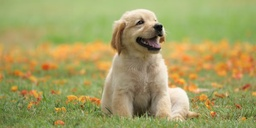
#> input picture Data/Dog.jpg, 256 x 128 px, shrunk from 1200 x 602 before the run
$ jupyter execute experiment-3.ipynb   (Python 2 division)
#> lines starting #> are read from the running program, lines starting #| are printed output that depends on the picture
# Experiment No. 3: Exploring the Median Filter and Its Parameters

**Objective:**
To understand the impact of the median filter in removing salt-and-pepper noise from images using different kernel sizes and stride sizes.

[cell 1]
import numpy as np
import cv2
import matplotlib.pyplot as plt

[cell 2]
# Load Dog image
image = cv2.imread("../Data/Dog.jpg", cv2.IMREAD_GRAYSCALE)
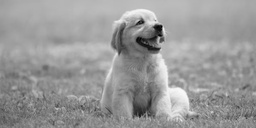
#> image: shape (128, 256); min 0, max 249, mean 153.1
plt.imshow(image, cmap="gray")
plt.title("Original Image")
plt.axis("off")
plt.show()

[cell 3]
# Add Salt and Pepper Noise
def add_salt_pepper_noise(image, probability=0.1):
#> called with probability = 0.5
    noisy = image.copy()
    random_matrix = np.random.rand(*image.shape)
    noisy[random_matrix < probability / 2] = 0
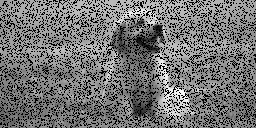
#> noisy: shape (128, 256); min 0, max 249, mean 114.1
    noisy[random_matrix > 1 - (probability / 2)] = 255
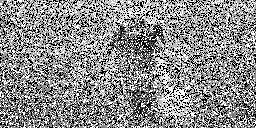
#> noisy: shape (128, 256); min 0, max 255, mean 139.5
    return noisy

noisy_image = add_salt_pepper_noise(image, probability=0.5)

plt.imshow(noisy_image, cmap="gray")
plt.title("Noisy Image")
plt.axis("off")
plt.show()

[cell 4]
# Median Filter Function
def median_filter(image, kernel_size=3, stride=1):
#> called with kernel_size = 3, stride = 1
    h, w = image.shape
#> h = 128; w = 256
    pad = kernel_size // 2
    padded = np.pad(image, pad, mode='reflect')
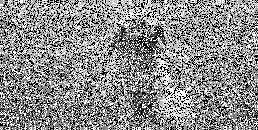
#> padded: shape (130, 258); min 0, max 255, mean 139.6

    out_h = (h - kernel_size + 2 * pad) // stride + 1
#> out_h = 128
    out_w = (w - kernel_size + 2 * pad) // stride + 1
#> out_w = 256

    output = np.zeros((out_h, out_w), dtype=image.dtype)

    for i in range(out_h):
        for j in range(out_w):
            window = padded[i*stride : i*stride + kernel_size, j*stride : j*stride + kernel_size]
            output[i, j] = np.median(window)

    return output

[cell 5]
def mean_filter(image, k = 3, s = 1):
#> called with k = 3, s = 1
    h, w = image.shape
#> h = 128; w = 256
    pad = k // 2
    padded = np.pad(image, pad, mode='reflect')

    out_h = (h - k + 2*pad) / s + 1
#> out_h = 128
    out_w = (w - k + 2*pad) / s + 1
#> out_w = 256

    og = np.zeros((out_h, out_w))

    for i in range(out_h):
        for j in range(out_w):
            window = padded[i * s: i * s + k, j * s: j * s + k]
            og[i, j] = np.mean(window)
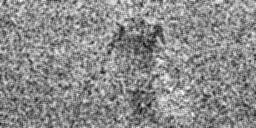
#> og: shape (128, 256) float64; min 12, max 255, mean 139.5
    return og

[cell 6]
# Run median_filter function and display visual output using matplotlib
filtered_image_median = median_filter(noisy_image, kernel_size=3, stride=1)
filtered_image_mean = mean_filter(noisy_image, k=3, s=1)

plt.figure(figsize=(10, 5))

plt.subplot(1, 2, 1)
plt.imshow(filtered_image_mean, cmap="gray")
plt.title("Filtered Image (Kernel 3x3, Stride 1) Mean")
plt.axis("off")

plt.subplot(1, 2, 2)
plt.imshow(filtered_image_median, cmap="gray")
plt.title("Filtered Image (Kernel 3x3, Stride 1) Median")
plt.axis("off")

plt.show()

### 1. Varying Kernel Size (Stride = 1)

[cell 7]
# Apply median filter with kernel sizes: 3x3, 5x5, 7x7
k3 = median_filter(noisy_image, kernel_size=3, stride=1)
k5 = median_filter(noisy_image, kernel_size=5, stride=1)
#> call 3 of median_filter, with kernel_size = 5, stride = 1
#> in median_filter (call 3), `padded = np.pad(image, pad, mode='reflect')`:
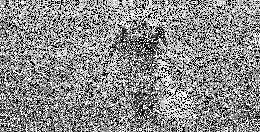
#> padded: shape (132, 260); min 0, max 255, mean 139.6
#> after the loop in median_filter (call 3), `for i in range(out_h):`:
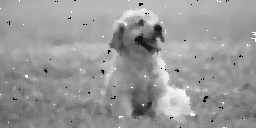
#> output: shape (128, 256); min 0, max 255, mean 152.6
k7 = median_filter(noisy_image, kernel_size=7, stride=1)
#> call 4 of median_filter, with kernel_size = 7, stride = 1
#> in median_filter (call 4), `padded = np.pad(image, pad, mode='reflect')`:
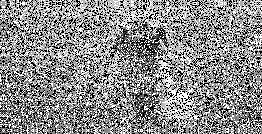
#> padded: shape (134, 262); min 0, max 255, mean 139.6

plt.figure(figsize=(15, 5))

plt.subplot(1, 3, 1)
plt.imshow(k3, cmap="gray")
plt.title("Kernel 3x3")
plt.axis("off")

plt.subplot(1, 3, 2)
plt.imshow(k5, cmap="gray")
plt.title("Kernel 5x5")
plt.axis("off")

plt.subplot(1, 3, 3)
plt.imshow(k7, cmap="gray")
plt.title("Kernel 7x7")
plt.axis("off")

plt.show()

### 2. Varying Stride Size (Kernel = 3x3)

[cell 8]
# Apply median filter with stride sizes: 1, 2, 3
s1 = median_filter(noisy_image, kernel_size=3, stride=1)
s2 = median_filter(noisy_image, kernel_size=3, stride=2)
#> after the loop in median_filter (call 6), `for i in range(out_h):`:
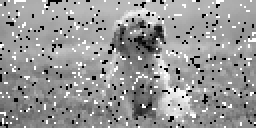
#> output: shape (64, 128) (shown 2 times larger); min 0, max 255, mean 150.3
s3 = median_filter(noisy_image, kernel_size=3, stride=3)
#> after the loop in median_filter (call 7), `for i in range(out_h):`:
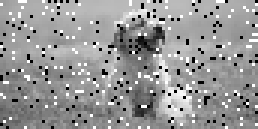
#> output: shape (43, 86) (shown 3 times larger); min 0, max 255, mean 150.3

print("Stride 1 Shape:", s1.shape)
#| Stride 1 Shape: (128, 256)
print("Stride 2 Shape:", s2.shape)
#| Stride 2 Shape: (64, 128)
print("Stride 3 Shape:", s3.shape)
#| Stride 3 Shape: (43, 86)

plt.figure(figsize=(15, 5))

plt.subplot(1, 3, 1)
plt.imshow(s1, cmap="gray")
plt.title(f"Stride 1 {s1.shape}")
plt.axis("off")

plt.subplot(1, 3, 2)
plt.imshow(s2, cmap="gray")
plt.title(f"Stride 2 {s2.shape}")
plt.axis("off")

plt.subplot(1, 3, 3)
plt.imshow(s3, cmap="gray")
plt.title(f"Stride 3 {s3.shape}")
plt.axis("off")

plt.show()
